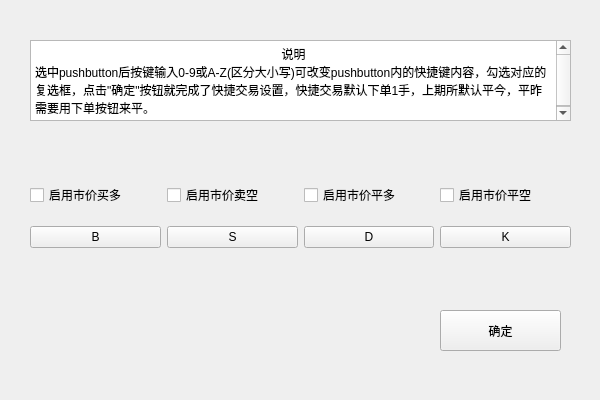
<?xml version="1.0" encoding="UTF-8"?>
<ui version="4.0">
 <class>SetQuickTrade</class>
 <widget class="QWidget" name="SetQuickTrade">
  <property name="geometry">
   <rect>
    <x>0</x>
    <y>0</y>
    <width>600</width>
    <height>400</height>
   </rect>
  </property>
  <property name="windowTitle">
   <string>Form</string>
  </property>
  <widget class="QTextEdit" name="textEdit">
   <property name="geometry">
    <rect>
     <x>30</x>
     <y>40</y>
     <width>541</width>
     <height>81</height>
    </rect>
   </property>
   <property name="html">
    <string>&lt;!DOCTYPE HTML PUBLIC &quot;-//W3C//DTD HTML 4.0//EN&quot; &quot;http://www.w3.org/TR/REC-html40/strict.dtd&quot;&gt;
&lt;html&gt;&lt;head&gt;&lt;meta name=&quot;qrichtext&quot; content=&quot;1&quot; /&gt;&lt;style type=&quot;text/css&quot;&gt;
p, li { white-space: pre-wrap; }
&lt;/style&gt;&lt;/head&gt;&lt;body style=&quot; font-family:'SimSun'; font-size:9pt; font-weight:400; font-style:normal;&quot;&gt;
&lt;p align=&quot;center&quot; style=&quot; margin-top:0px; margin-bottom:0px; margin-left:0px; margin-right:0px; -qt-block-indent:0; text-indent:0px;&quot;&gt;说明&lt;/p&gt;
&lt;p style=&quot; margin-top:0px; margin-bottom:0px; margin-left:0px; margin-right:0px; -qt-block-indent:0; text-indent:0px;&quot;&gt;选中pushbutton后按键输入0-9或A-Z(区分大小写)可改变pushbutton内的快捷键内容，勾选对应的复选框，点击&amp;quot;确定&amp;quot;按钮就完成了快捷交易设置，快捷交易默认下单1手，上期所默认平今，平昨需要用下单按钮来平。&lt;/p&gt;&lt;/body&gt;&lt;/html&gt;</string>
   </property>
  </widget>
  <widget class="QPushButton" name="pushButton_sure">
   <property name="geometry">
    <rect>
     <x>440</x>
     <y>310</y>
     <width>121</width>
     <height>41</height>
    </rect>
   </property>
   <property name="text">
    <string>确定</string>
   </property>
  </widget>
  <widget class="QWidget" name="layoutWidget">
   <property name="geometry">
    <rect>
     <x>30</x>
     <y>170</y>
     <width>541</width>
     <height>91</height>
    </rect>
   </property>
   <layout class="QHBoxLayout" name="horizontalLayout">
    <item>
     <layout class="QVBoxLayout" name="verticalLayout">
      <item>
       <widget class="QCheckBox" name="checkBox_openbuy">
        <property name="text">
         <string>启用市价买多</string>
        </property>
       </widget>
      </item>
      <item>
       <widget class="MyPushButton" name="pushButton_openbuy">
        <property name="text">
         <string>B</string>
        </property>
       </widget>
      </item>
     </layout>
    </item>
    <item>
     <layout class="QVBoxLayout" name="verticalLayout_2">
      <item>
       <widget class="QCheckBox" name="checkBox_opensell">
        <property name="text">
         <string>启用市价卖空</string>
        </property>
       </widget>
      </item>
      <item>
       <widget class="MyPushButton" name="pushButton_opensell">
        <property name="text">
         <string>S</string>
        </property>
       </widget>
      </item>
     </layout>
    </item>
    <item>
     <layout class="QVBoxLayout" name="verticalLayout_3">
      <item>
       <widget class="QCheckBox" name="checkBox_offsetbuy">
        <property name="text">
         <string>启用市价平多</string>
        </property>
       </widget>
      </item>
      <item>
       <widget class="MyPushButton" name="pushButton_offsetbuy">
        <property name="text">
         <string>D</string>
        </property>
       </widget>
      </item>
     </layout>
    </item>
    <item>
     <layout class="QVBoxLayout" name="verticalLayout_4">
      <item>
       <widget class="QCheckBox" name="checkBox_offsetsell">
        <property name="text">
         <string>启用市价平空</string>
        </property>
       </widget>
      </item>
      <item>
       <widget class="MyPushButton" name="pushButton_offsetsell">
        <property name="text">
         <string>K</string>
        </property>
       </widget>
      </item>
     </layout>
    </item>
   </layout>
  </widget>
 </widget>
 <customwidgets>
  <customwidget>
   <class>MyPushButton</class>
   <extends>QPushButton</extends>
   <header location="global">mywidgets/mypushbutton.h</header>
  </customwidget>
 </customwidgets>
 <resources/>
 <connections/>
</ui>
